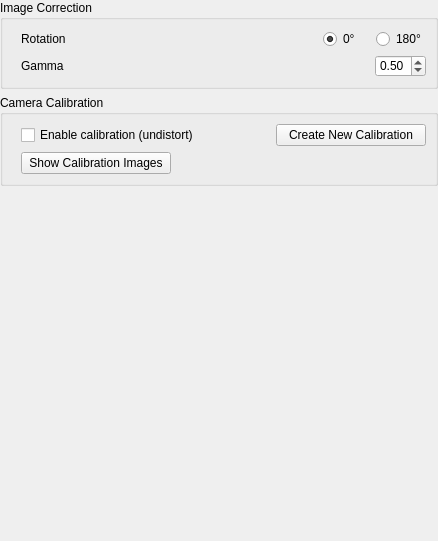
                  <widget class="QWidget" name="scrollAreaWidgetContents_4">
                   <property name="geometry">
                    <rect>
                     <x>0</x>
                     <y>0</y>
                     <width>438</width>
                     <height>541</height>
                    </rect>
                   </property>
                   <property name="styleSheet">
                    <string notr="true"> QAbstractScrollArea #scrollAreaWidgetContents_4 
{
    background-color: white;
}</string>
                   </property>
                   <layout class="QVBoxLayout" name="verticalLayout_23">
                    <property name="leftMargin">
                     <number>0</number>
                    </property>
                    <property name="topMargin">
                     <number>0</number>
                    </property>
                    <property name="rightMargin">
                     <number>0</number>
                    </property>
                    <property name="bottomMargin">
                     <number>0</number>
                    </property>
                    <item>
                     <widget class="QGroupBox" name="groupBox_imageCorrection">
                      <property name="title">
                       <string>Image Correction</string>
                      </property>
                      <layout class="QGridLayout" name="gridLayout_2">
                       <property name="leftMargin">
                        <number>18</number>
                       </property>
                       <item row="1" column="0">
                        <widget class="QLabel" name="label_36">
                         <property name="text">
                          <string>Gamma</string>
                         </property>
                        </widget>
                       </item>
                       <item row="1" column="2">
                        <layout class="QHBoxLayout" name="horizontalLayout_23">
                         <item>
                          <spacer name="horizontalSpacer_36">
                           <property name="orientation">
                            <enum>Qt::Horizontal</enum>
                           </property>
                           <property name="sizeHint" stdset="0">
                            <size>
                             <width>40</width>
                             <height>20</height>
                            </size>
                           </property>
                          </spacer>
                         </item>
                         <item>
                          <widget class="QDoubleSpinBox" name="doubleSpinBox_gamma">
                           <property name="minimum">
                            <double>0.250000000000000</double>
                           </property>
                           <property name="maximum">
                            <double>1.000000000000000</double>
                           </property>
                           <property name="singleStep">
                            <double>0.010000000000000</double>
                           </property>
                           <property name="value">
                            <double>0.500000000000000</double>
                           </property>
                          </widget>
                         </item>
                        </layout>
                       </item>
                       <item row="1" column="1">
                        <spacer name="horizontalSpacer_21">
                         <property name="orientation">
                          <enum>Qt::Horizontal</enum>
                         </property>
                         <property name="sizeHint" stdset="0">
                          <size>
                           <width>40</width>
                           <height>20</height>
                          </size>
                         </property>
                        </spacer>
                       </item>
                       <item row="0" column="0">
                        <widget class="QLabel" name="label_39">
                         <property name="text">
                          <string>Rotation</string>
                         </property>
                        </widget>
                       </item>
                       <item row="0" column="1">
                        <spacer name="horizontalSpacer_34">
                         <property name="orientation">
                          <enum>Qt::Horizontal</enum>
                         </property>
                         <property name="sizeHint" stdset="0">
                          <size>
                           <width>40</width>
                           <height>20</height>
                          </size>
                         </property>
                        </spacer>
                       </item>
                       <item row="0" column="2">
                        <layout class="QHBoxLayout" name="horizontalLayout_18">
                         <item>
                          <spacer name="horizontalSpacer_37">
                           <property name="orientation">
                            <enum>Qt::Horizontal</enum>
                           </property>
                           <property name="sizeHint" stdset="0">
                            <size>
                             <width>40</width>
                             <height>20</height>
                            </size>
                           </property>
                          </spacer>
                         </item>
                         <item>
                          <widget class="QRadioButton" name="radioButton_rotate0">
                           <property name="text">
                            <string>0°</string>
                           </property>
                           <property name="checked">
                            <bool>true</bool>
                           </property>
                          </widget>
                         </item>
                         <item>
                          <spacer name="horizontalSpacer_39">
                           <property name="orientation">
                            <enum>Qt::Horizontal</enum>
                           </property>
                           <property name="sizeType">
                            <enum>QSizePolicy::Fixed</enum>
                           </property>
                           <property name="sizeHint" stdset="0">
                            <size>
                             <width>10</width>
                             <height>20</height>
                            </size>
                           </property>
                          </spacer>
                         </item>
                         <item>
                          <widget class="QRadioButton" name="radioButton_rotate180">
                           <property name="text">
                            <string>180°</string>
                           </property>
                          </widget>
                         </item>
                        </layout>
                       </item>
                      </layout>
                     </widget>
                    </item>
                    <item>
                     <widget class="QGroupBox" name="groupBox_cameraCalibration">
                      <property name="title">
                       <string>Camera Calibration</string>
                      </property>
                      <layout class="QVBoxLayout" name="verticalLayout_11">
                       <property name="leftMargin">
                        <number>18</number>
                       </property>
                       <item>
                        <layout class="QHBoxLayout" name="horizontalLayout_20">
                         <item>
                          <widget class="QCheckBox" name="checkBox_toggleCalibration">
                           <property name="text">
                            <string>Enable calibration (undistort)</string>
                           </property>
                          </widget>
                         </item>
                         <item>
                          <spacer name="horizontalSpacer_32">
                           <property name="orientation">
                            <enum>Qt::Horizontal</enum>
                           </property>
                           <property name="sizeHint" stdset="0">
                            <size>
                             <width>40</width>
                             <height>20</height>
                            </size>
                           </property>
                          </spacer>
                         </item>
                         <item>
                          <widget class="QPushButton" name="pushButton_createNewCalibration">
                           <property name="minimumSize">
                            <size>
                             <width>150</width>
                             <height>0</height>
                            </size>
                           </property>
                           <property name="text">
                            <string>Create New Calibration</string>
                           </property>
                          </widget>
                         </item>
                        </layout>
                       </item>
                       <item>
                        <layout class="QHBoxLayout" name="horizontalLayout_12">
                         <item>
                          <widget class="QPushButton" name="pushButton_viewCalibrationImages">
                           <property name="minimumSize">
                            <size>
                             <width>150</width>
                             <height>0</height>
                            </size>
                           </property>
                           <property name="text">
                            <string>Show Calibration Images</string>
                           </property>
                          </widget>
                         </item>
                         <item>
                          <spacer name="horizontalSpacer_2">
                           <property name="orientation">
                            <enum>Qt::Horizontal</enum>
                           </property>
                           <property name="sizeHint" stdset="0">
                            <size>
                             <width>40</width>
                             <height>20</height>
                            </size>
                           </property>
                          </spacer>
                         </item>
                        </layout>
                       </item>
                      </layout>
                     </widget>
                    </item>
                    <item>
                     <spacer name="verticalSpacer_4">
                      <property name="orientation">
                       <enum>Qt::Vertical</enum>
                      </property>
                      <property name="sizeHint" stdset="0">
                       <size>
                        <width>20</width>
                        <height>0</height>
                       </size>
                      </property>
                     </spacer>
                    </item>
                   </layout>
                  </widget>
